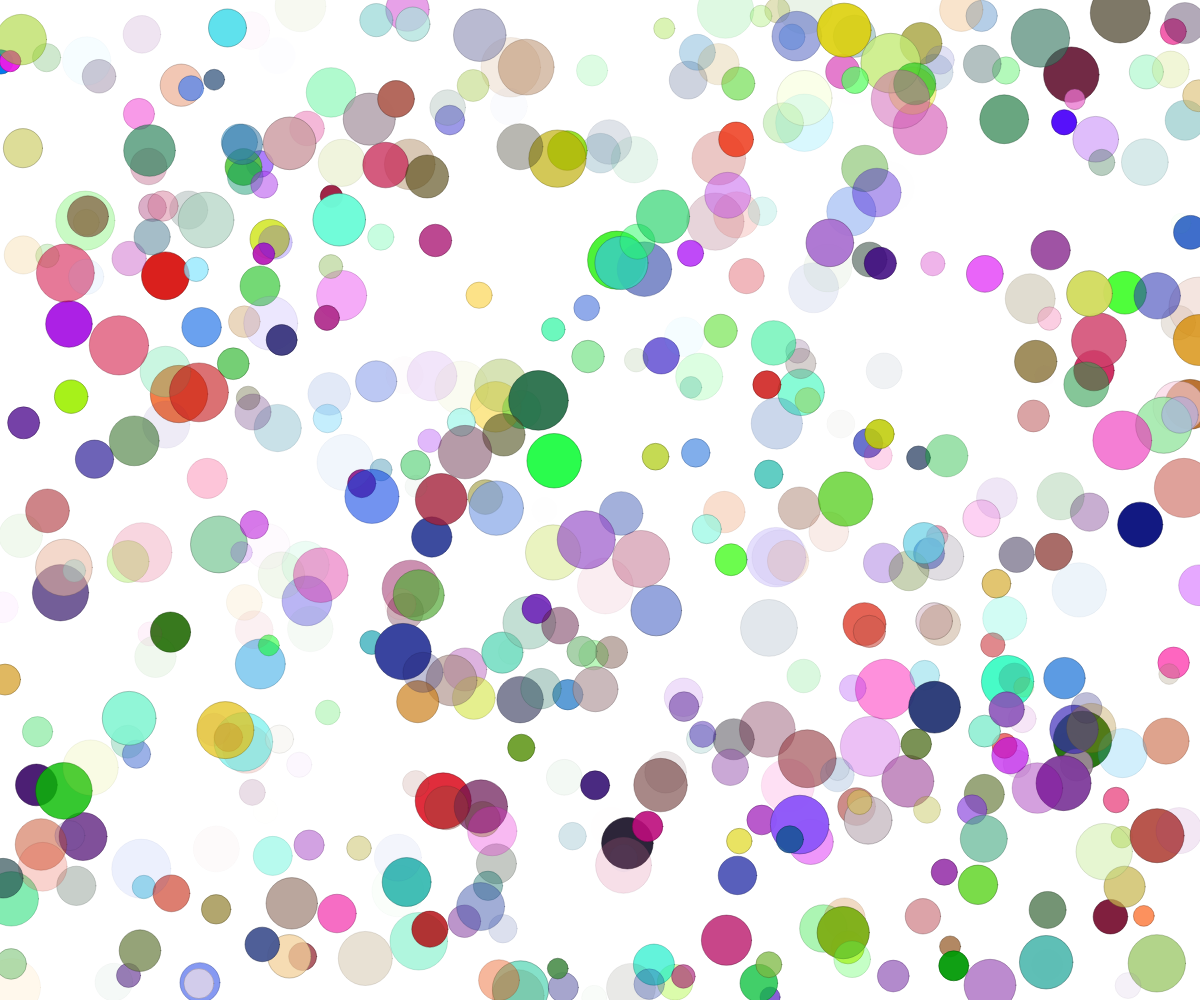
Frame 1 (no input)
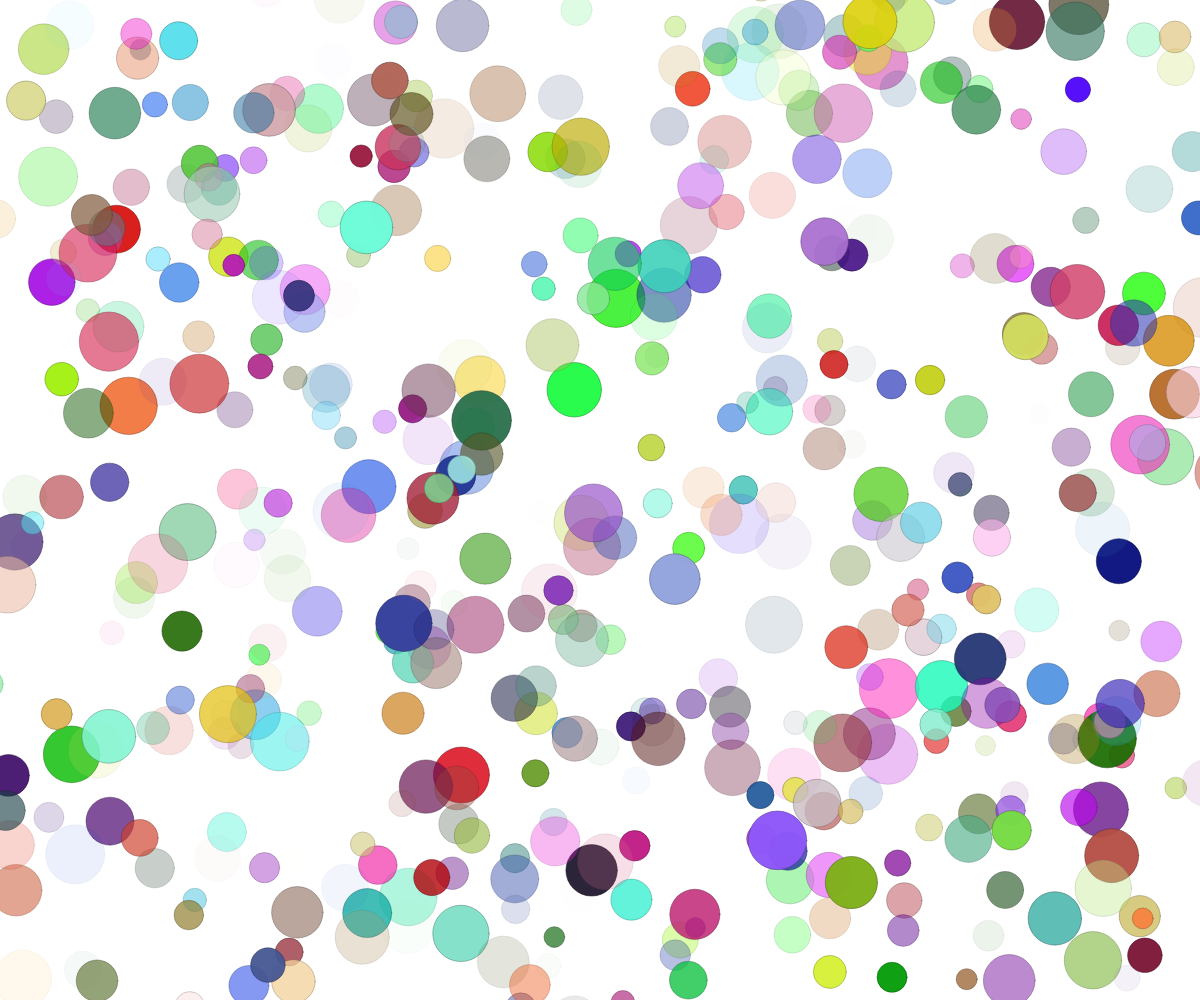
Frame 60 (no input)
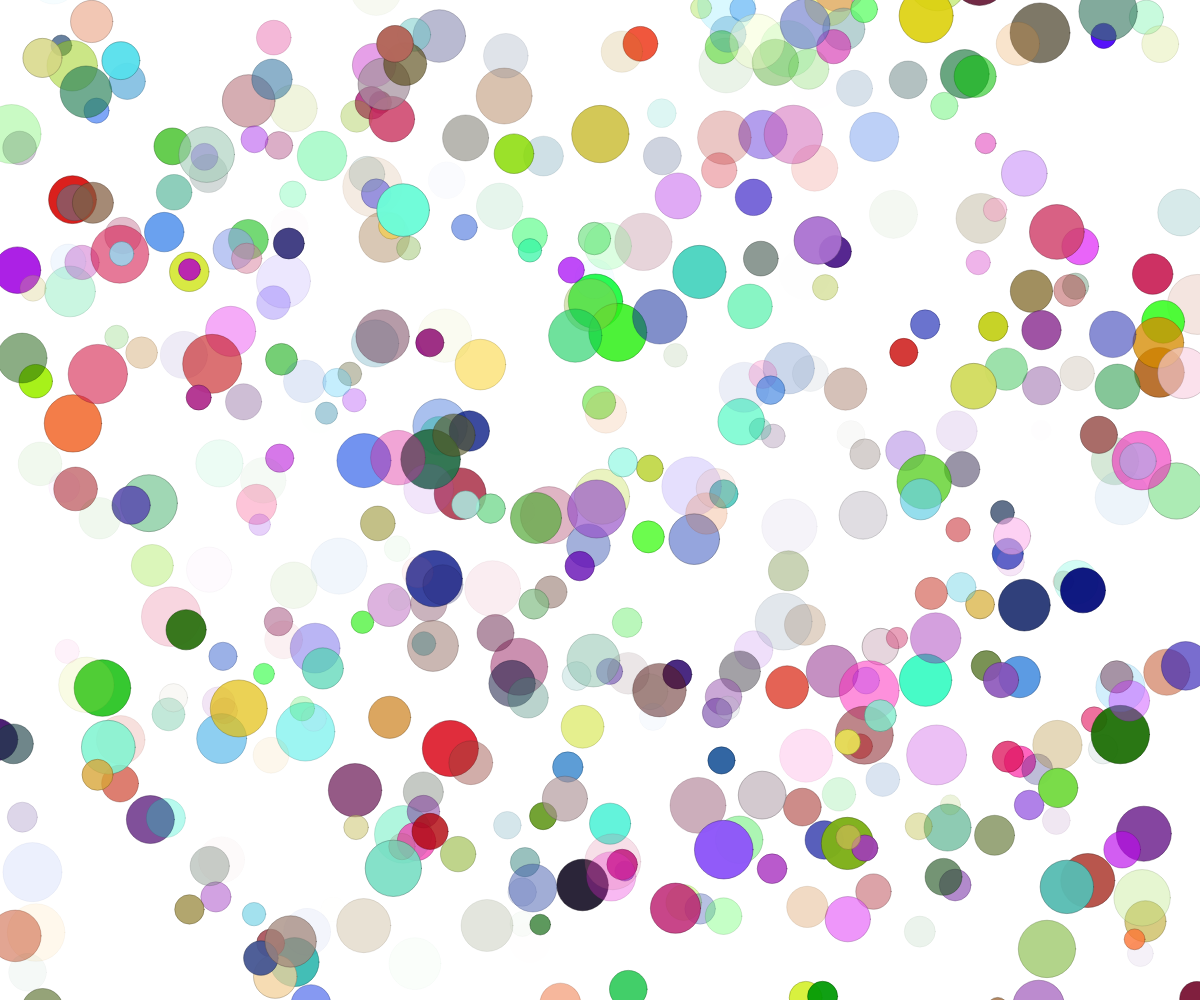
Frame 120 (the mouse pressed at the canvas centre since frame 60)

The p5.js sketch that drew these frames (run headless with seeded random() and noise() and a simulated clock; from frame 60 on, the mouse is pressed at the canvas centre):

// p5.js sketch
// ── sketch.js
// Project Title
// Your Name
// Date
//
// Extra for Experts:
// - describe what you did to take this project "above and beyond"

let balls = [];
let speed = 4;

function setup() {
  createCanvas(windowWidth, windowHeight);
  noStroke();

  for (let i = 0; i < 500; i++) {
    balls.push(makeBalls());
  }
}

function makeBalls() {
  let myBall = {
    radius: random(10, 30),
    x: random(width),
    y: random(height),
    time: random(1000),
    theColour: color(random(255), random(255), random(255), random(255))
  };
  return myBall;
}

function draw() {
  background(255);
  for (let myBall of balls) {
    fill(myBall.theColour);
    stroke(red(myBall.theColour)/2, green(myBall.theColour)/2, blue(myBall.theColour)/2, alpha(myBall.theColour)/2);
    myBall.x += speed*(noise(myBall.time) - 0.5);
    myBall.y += speed*(noise(myBall.time+100) - 0.5);
    circle(myBall.x, myBall.y, myBall.radius*2);
    myBall.time += 0.003;
  }
}

function mouseClicked() {
  for (let i = 0; i < 30; i++) {
    balls.push(makeBalls());
  }
}
